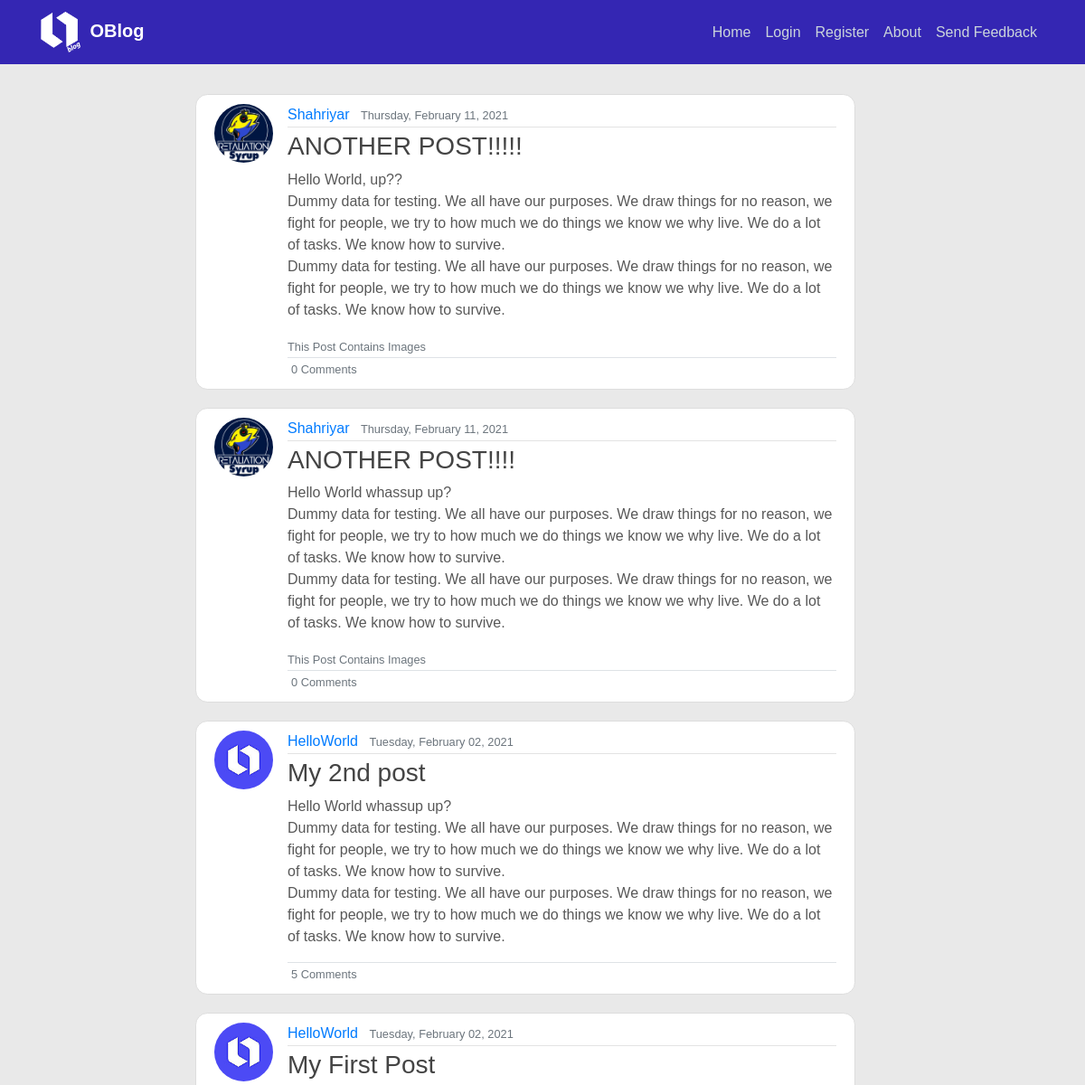
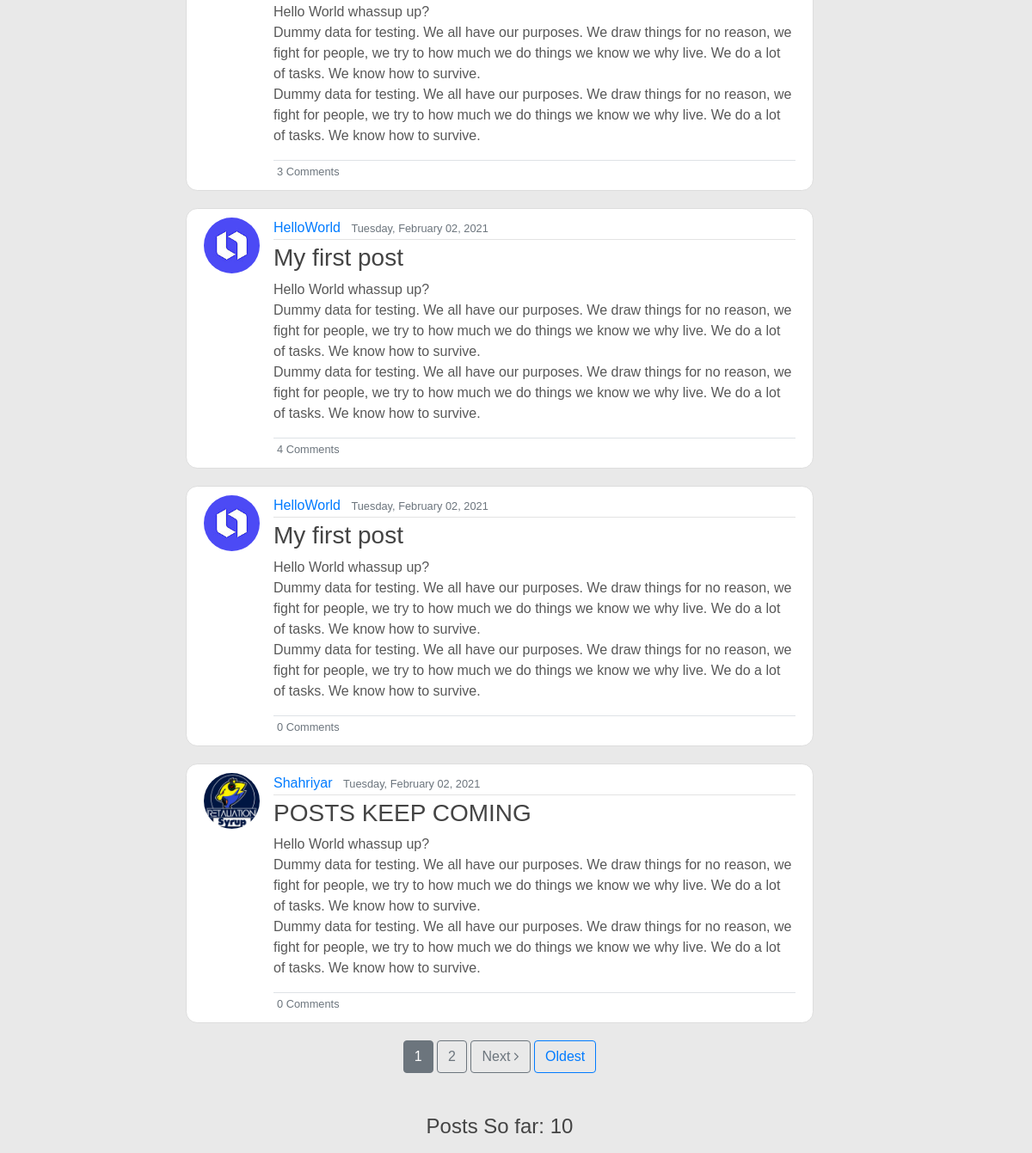
/, run on an earlier commit of the app's database (2 pictures, top to bottom).
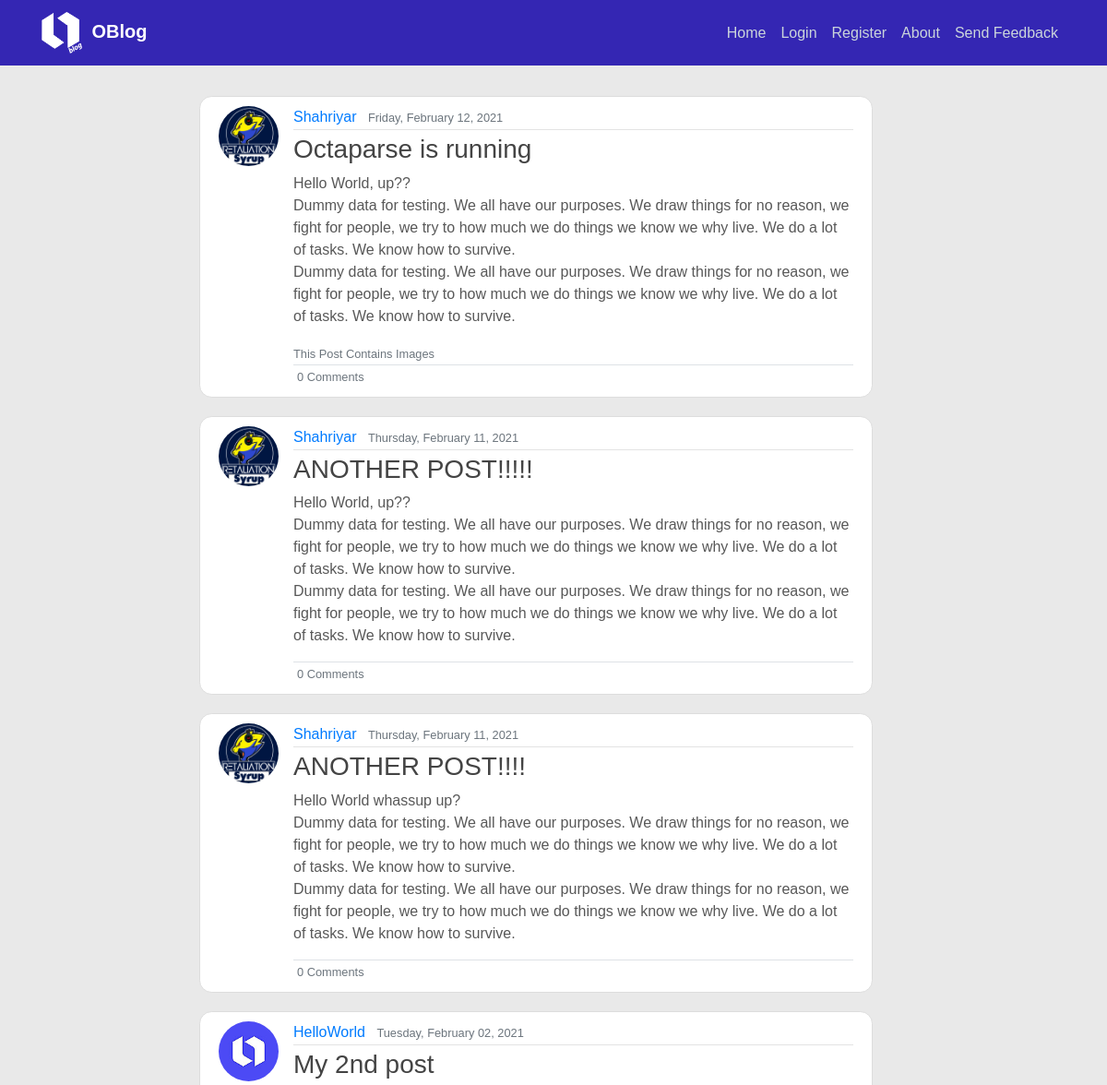
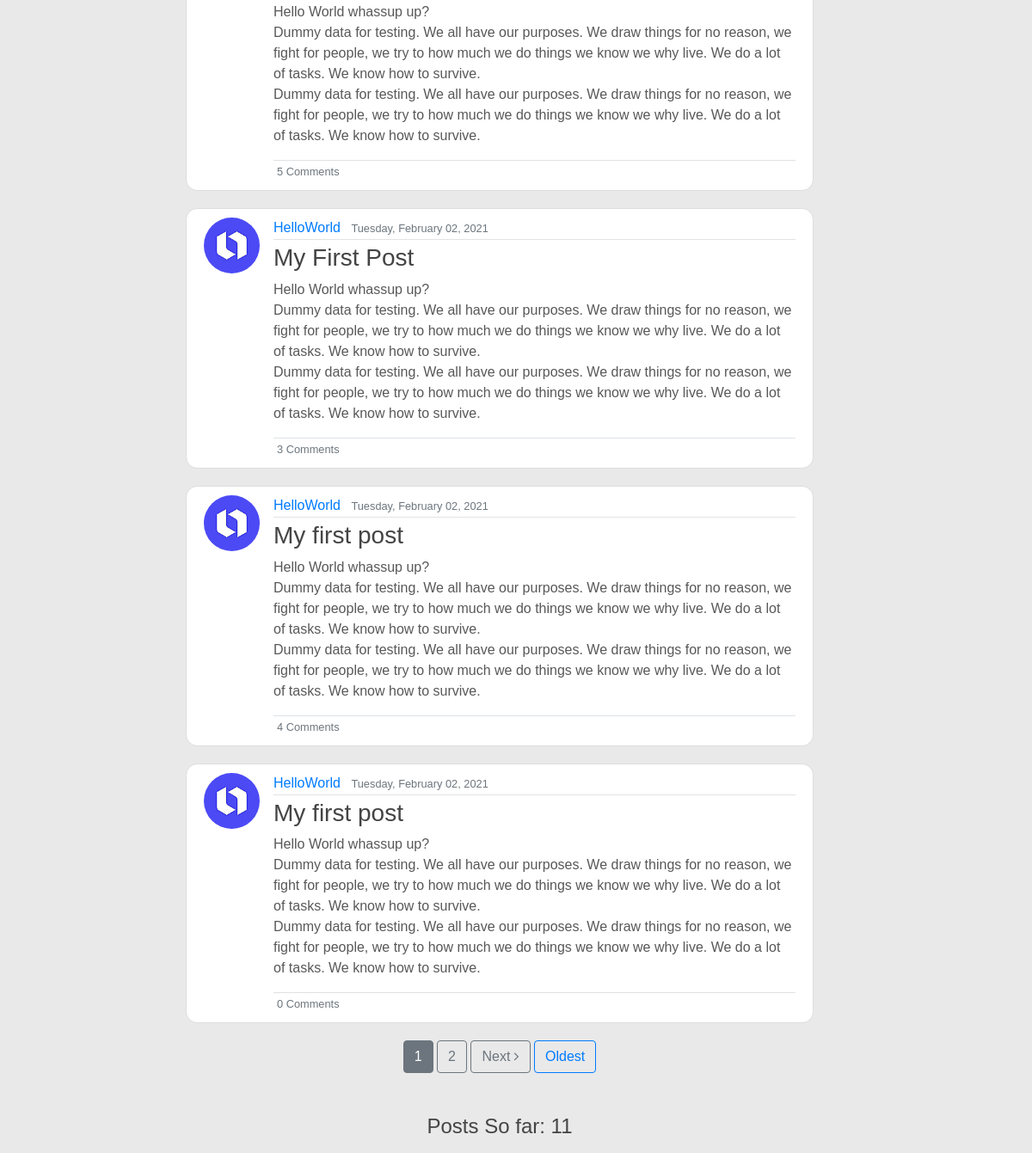
And on a later commit of the database (2 pictures, top to bottom).
### blog/models.py (models this page shows, shortened)
class Post(models.Model):
    title = models.CharField(max_length=100)
    content = models.TextField()
    image = ResizedImageField(
        size=[620, 500], upload_to='post_images', blank=True, null=True)
    date_posted = models.DateTimeField(default=timezone.now)
    author = models.ForeignKey(User, on_delete=models.CASCADE)

### users/models.py (models this page shows, shortened)
class Profile (models.Model):
    user = models.OneToOneField(User, on_delete=models.CASCADE)
    image = models.ImageField(default='default.jpg', upload_to='profile_pics')
    short_bio = models.CharField(max_length=100, default="Hi!")

### blog/views.py (the view)
# urls.py: path('', PostListView.as_view(), name='blog-home'),
class PostListView(ListView):
    model = Post
    template_name = 'blog/home.html'  # <app>/<model>_<viewtype>.html
    context_object_name = 'posts'
    ordering = ['-date_posted']
    paginate_by = 7

### blog/templates/blog/home.html (shortened to what this page needs)
{% extends 'blog/base.html' %}
{% block content %}
    <br>
    {% for post in posts %}
        <article class="media content-section" style="border-radius: 10pt;">
            <img class="rounded-circle article-img" src="{{ post.author.profile.image.url }}">
            <div class="media-body">
            <div class="article-metadata">
                <a class="mr-2" href="{% url 'user-posts' post.author.username %}">{{ post.author }}</a>
                <small class="text-muted"> {{ post.date_posted|date:"l, F d, Y" }}</small>
            </div>
            <h3><a class="article-title" href="{% url 'post-detail' post.id %}">{{ post.title }}</a></h3>
            <p class="article-content" style="color: rgb(88, 88, 88);">{{ post.content }}</p>
            {% if post.image %}
            <small>
                <a class="text-muted" style="margin-bottom: 5pt;" href="{% url 'post-detail' post.id %}">
                    This Post Contains Images
                </a>
            </small>
            {% endif %}
            <div class="border-top pt-.5">
                <small class="text-muted ml-1">{{ post.comments.count}} Comments</small>
            </div>
            </div>
        </article>
    {% endfor %}
    <div style="text-align: center;">
    {% if is_paginated %}
        {% for num in page_obj.paginator.page_range %}
            {% if page_obj.number == num %}
                <a class="btn btn-secondary mb-4" href="?page={{num}}"> {{num}}</a>
            {% elif num > page_obj.number|add:'-4' and num < page_obj.number|add:'4' %}
                <a class="btn btn-outline-secondary mb-4" href="?page={{num}}"> {{num}}</a>
            {% endif %}
        {% endfor %}
        {% if page_obj.has_next %}
            <a class="btn btn-outline-secondary mb-4" href="?page={{page_obj.next_page_number}}">
                <span class="pr-.5">Next</span> <i class="fa fa-angle-right" aria-hidden="true"></i>
            </a>
            <a class="btn btn-outline-primary mb-4" href="?page={{page_obj.paginator.num_pages}}">Oldest</a>
        {% endif %}
    {% endif %}
    </div>
    <br>
    {% if page_obj.paginator.count > page_obj.number|add:'6' %}
        <h4 class="mb-3" style="text-align: center;">
            Posts So far: {{ page_obj.paginator.count }}
        </h4>
    {% endif %}
{% endblock content %}

What changed in the data, as far as the page shows it:
no longer on this page (row unchanged): Post: author.profile.image (picture), author "Shahriyar", date_posted "Tuesday, February 02, 2021", title "POSTS KEEP COMING", content "Hello World whassup up? Dummy data for testing. We all have our purposes. We draw things for no reason, we fight for people, we try to how much we do things we know we why live. We do a lot of tasks. We know how to survive. Dummy data for testing. We all have our purposes. We draw things for no reason, we fight for people, we try to how much we do things we know we why live. We do a lot of tasks. We know how to survive.", comments.count "0"
added Post: author.profile.image (picture), author "Shahriyar", date_posted "Friday, February 12, 2021", title "Octaparse is running", content "Hello World, up?? Dummy data for testing. We all have our purposes. We draw things for no reason, we fight for people, we try to how much we do things we know we why live. We do a lot of tasks. We know how to survive. Dummy data for testing. We all have our purposes. We draw things for no reason, we fight for people, we try to how much we do things we know we why live. We do a lot of tasks. We know how to survive.", shows "This Post Contains Images", comments.count "0"
changed Post "ANOTHER POST!!!!!": no longer shows "This Post Contains Images"
changed Post "ANOTHER POST!!!!": no longer shows "This Post Contains Images"
Also different on the page:
{{ page_obj.paginator.count }}: "10" → "11"
